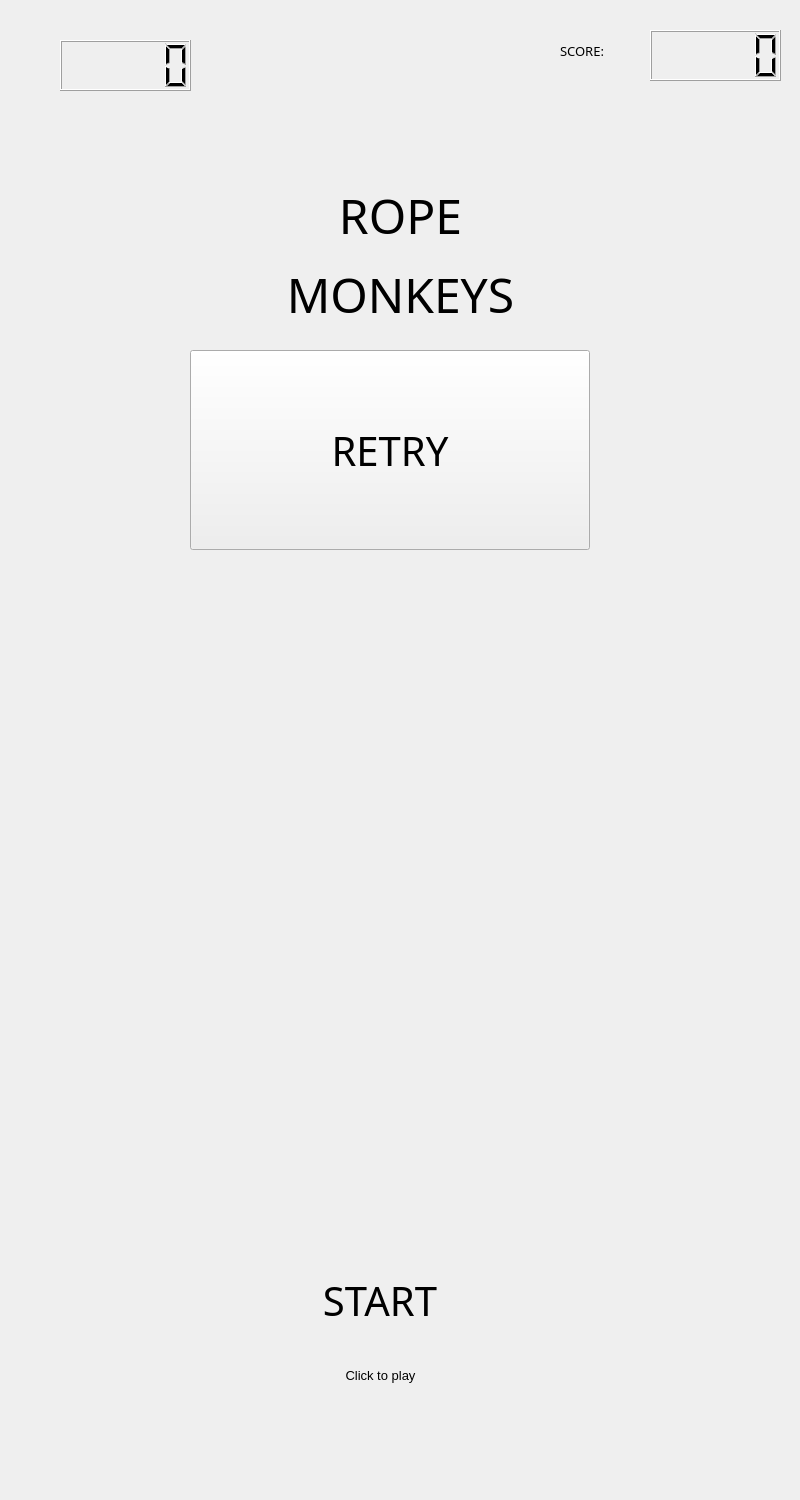
<?xml version="1.0" encoding="UTF-8"?>
<ui version="4.0">
 <class>Widget</class>
 <widget class="QWidget" name="Widget">
  <property name="geometry">
   <rect>
    <x>0</x>
    <y>0</y>
    <width>800</width>
    <height>1500</height>
   </rect>
  </property>
  <property name="windowTitle">
   <string>Widget</string>
  </property>
  <widget class="QPushButton" name="startButton">
   <property name="geometry">
    <rect>
     <x>130</x>
     <y>1200</y>
     <width>500</width>
     <height>200</height>
    </rect>
   </property>
   <property name="font">
    <font>
     <family>Algerian</family>
     <pointsize>30</pointsize>
     <weight>50</weight>
     <bold>false</bold>
    </font>
   </property>
   <property name="text">
    <string>START</string>
   </property>
   <property name="flat">
    <bool>true</bool>
   </property>
  </widget>
  <widget class="QPushButton" name="replayButton">
   <property name="geometry">
    <rect>
     <x>190</x>
     <y>350</y>
     <width>400</width>
     <height>200</height>
    </rect>
   </property>
   <property name="font">
    <font>
     <family>Algerian</family>
     <pointsize>30</pointsize>
     <weight>50</weight>
     <bold>false</bold>
    </font>
   </property>
   <property name="text">
    <string>RETRY</string>
   </property>
  </widget>
  <widget class="QLCDNumber" name="lcdNumber">
   <property name="geometry">
    <rect>
     <x>60</x>
     <y>40</y>
     <width>131</width>
     <height>51</height>
    </rect>
   </property>
   <property name="font">
    <font>
     <family>Britannic Bold</family>
     <pointsize>20</pointsize>
     <weight>75</weight>
     <bold>true</bold>
    </font>
   </property>
  </widget>
  <widget class="QLabel" name="label">
   <property name="geometry">
    <rect>
     <x>20</x>
     <y>10</y>
     <width>80</width>
     <height>80</height>
    </rect>
   </property>
   <property name="text">
    <string/>
   </property>
  </widget>
  <widget class="QLCDNumber" name="marklcd">
   <property name="geometry">
    <rect>
     <x>650</x>
     <y>30</y>
     <width>131</width>
     <height>51</height>
    </rect>
   </property>
  </widget>
  <widget class="QLabel" name="label_2">
   <property name="geometry">
    <rect>
     <x>560</x>
     <y>20</y>
     <width>91</width>
     <height>61</height>
    </rect>
   </property>
   <property name="font">
    <font>
     <family>Algerian</family>
     <pointsize>10</pointsize>
     <weight>50</weight>
     <bold>false</bold>
    </font>
   </property>
   <property name="text">
    <string>SCORE:</string>
   </property>
  </widget>
  <widget class="QLabel" name="label_3">
   <property name="geometry">
    <rect>
     <x>130</x>
     <y>110</y>
     <width>541</width>
     <height>291</height>
    </rect>
   </property>
   <property name="font">
    <font>
     <family>Algerian</family>
     <pointsize>36</pointsize>
    </font>
   </property>
   <property name="text">
    <string>&lt;html&gt;&lt;head/&gt;&lt;body&gt;&lt;p align=&quot;center&quot;&gt;ROPE&lt;/p&gt;&lt;p align=&quot;center&quot;&gt;MONKEYS&lt;/p&gt;&lt;/body&gt;&lt;/html&gt;</string>
   </property>
  </widget>
  <widget class="QLabel" name="label_4">
   <property name="geometry">
    <rect>
     <x>160</x>
     <y>1290</y>
     <width>441</width>
     <height>171</height>
    </rect>
   </property>
   <property name="font">
    <font>
     <family>Arial</family>
     <pointsize>10</pointsize>
    </font>
   </property>
   <property name="layoutDirection">
    <enum>Qt::LeftToRight</enum>
   </property>
   <property name="text">
    <string>&lt;html&gt;&lt;head/&gt;&lt;body&gt;&lt;p align=&quot;center&quot;&gt;Click to play&lt;/p&gt;&lt;/body&gt;&lt;/html&gt;</string>
   </property>
  </widget>
 </widget>
 <resources/>
 <connections/>
</ui>
